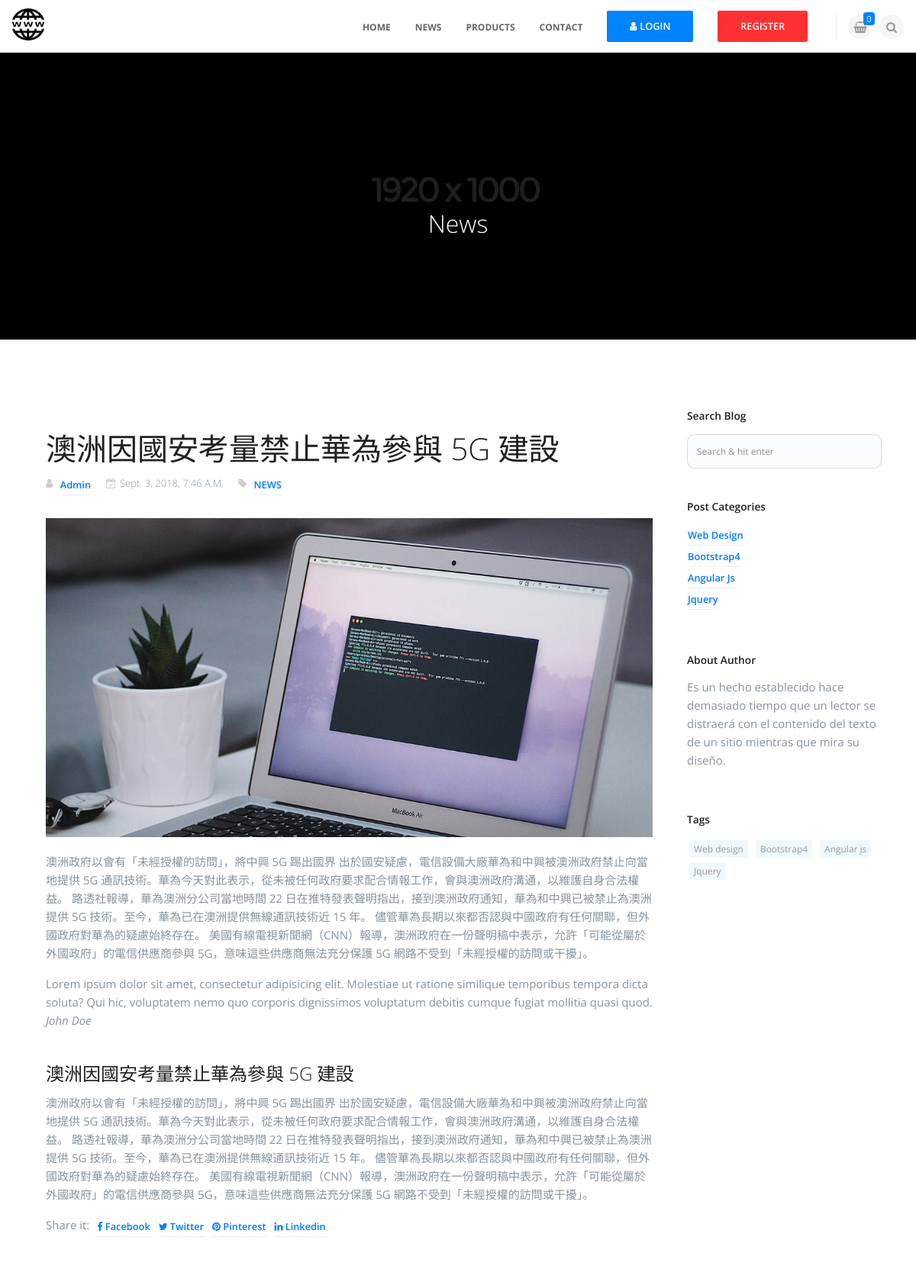
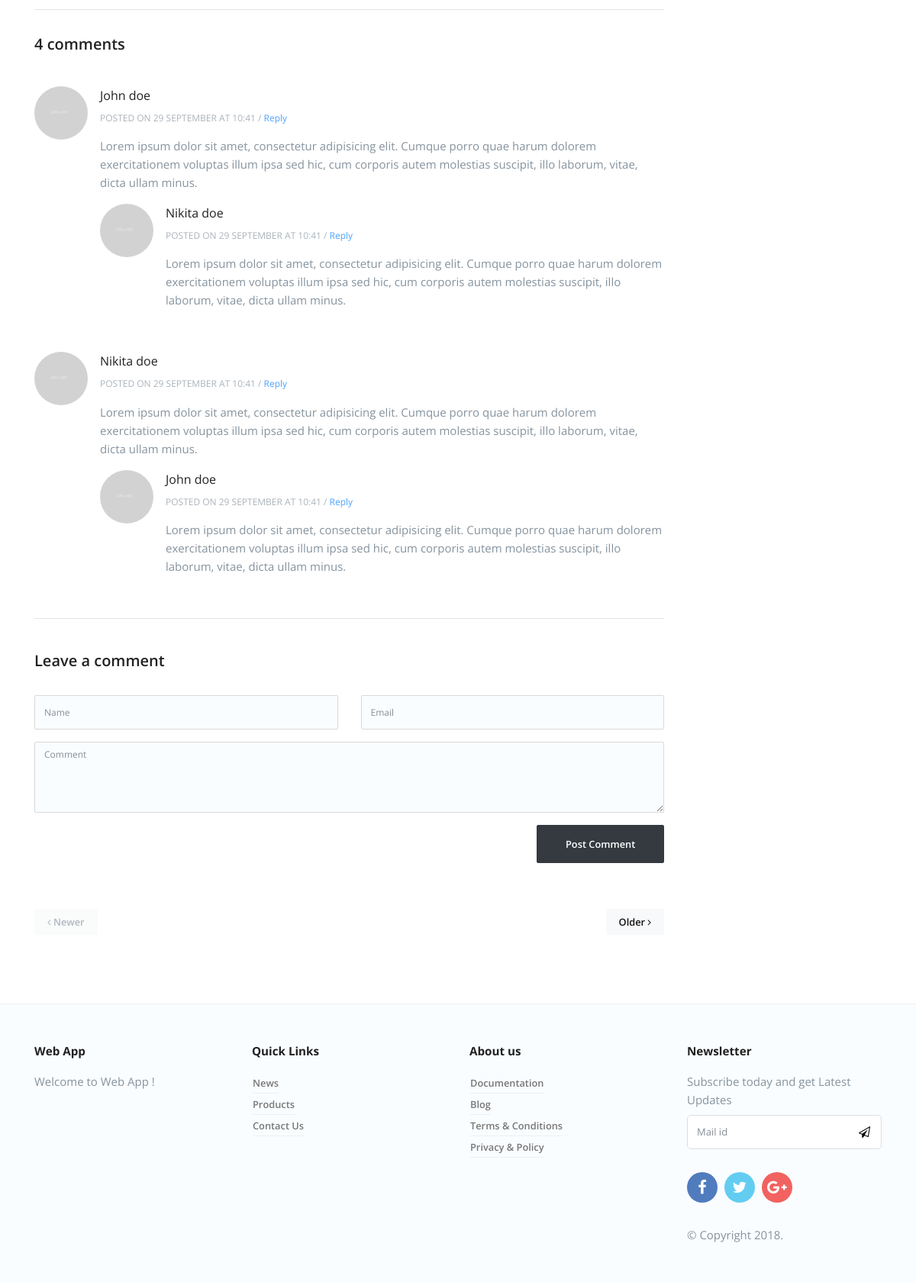
The page /detail/2/ on the database its author committed (2 pictures, top to bottom).
### news/models.py (models this page shows, shortened)
class NewsUnit(models.Model):
    catego = models.CharField(max_length=10, null=False)
    nickname = models.CharField(max_length=20, null=False)
    title = models.CharField(max_length=50, null=False)
    message = models.TextField(null=False)
    pubtime = models.DateTimeField(auto_now=True)
    enabled = models.BooleanField(default=False)
    press = models.IntegerField(default=0)

### news/views.py (the view)
# urls.py: url(r'^detail/(\d+)/$',news_view.detail),
def detail(request, detailid=None):  # 詳細頁面
    unit = news_model.NewsUnit.objects.get(id=detailid)
    category = unit.catego
    title = unit.title
    pubtime = unit.pubtime
    nickname = unit.nickname
    message = unit.message
    unit.press += 1
    unit.save()
    return render(request, "news/detail.html", locals())

### templates/news/detail.html (shortened to what this page needs)
{% extends 'app.html' %}
{% load staticfiles %}
{% block content %}
        <div class="dzsparallaxer auto-init height-is-based-on-content "  data-options='{   direction: "reverse"}'>
            <div class="divimage dzsparallaxer--target " style="width: 101%; height: 130%; background-image: url(images/bg-4.jpg)">
            </div>
            <div class="container pt100 pb70">
                <div class="row pb50">
                    <div class="col-md-8 ml-auto mr-auto wow bounceIn" data-wow-delay=".2s">
                        <h3 class="h1 text-center font300  pt100 text-white">News</h3>
                    </div>
                </div>
            </div>
        </div>
        <div class="container pt90 pb60">
            <div class="row">
                <div class="col-md-9 mb30">
                    <div class="post-full">
                        <div class="blog-meta">
                            <h2>{{title}}</h2>
                            <ul class="list-inline">
                                <li class="list-inline-item"><i class="fa fa-user"></i> <a href="#" class="btn btn-underline">Admin</a></li>
                                <li class="list-inline-item"><i class="fa fa-calendar-check-o"></i>{{pubtime}}</li>
                                <li class="list-inline-item"><i class="fa fa-tag"></i> <a href="#" class="btn btn-underline">{{category}}</a></li>
                            </ul>
                        </div>
                        <div class="post-thumbnail">
                            <img src="{% static "images/blog1.jpg" %}" alt="" class="img-fluid">
                        </div>
                        <div class="post-content">
                            <p>{{message}}</p>
                            <blockquote>Lorem ipsum dolor sit amet, consectetur adipisicing elit. Molestiae ut ratione similique temporibus tempora dicta soluta? Qui hic, voluptatem nemo quo corporis dignissimos voluptatum debitis cumque fugiat mollitia quasi quod.<br><em>John Doe</em></blockquote>
                            <br>
                            <h4>{{title}}</h4>
                            <p>{{message}}</p>
                            <ul class="list-inline share">
                                <li class="list-inline-item">Share it:</li>
                                <li class="list-inline-item"><a class="btn btn-underline" href="javascript:void(0)" data-toggle="tooltip" title="" data-original-title="Facebook"><i class="fa fa-facebook"></i> Facebook</a></li>
                                <li class="list-inline-item"><a class="btn btn-underline" href="javascript:void(0)" data-toggle="tooltip" title="" data-original-title="Twitter"><i class="fa fa-twitter"></i> Twitter</a></li>
                                <li class="list-inline-item"><a class="btn btn-underline" href="javascript:void(0)" data-toggle="tooltip" title="" data-original-title="Pinterest"><i class="fa fa-pinterest"></i> Pinterest</a></li>
                                <li class="list-inline-item"><a class="btn btn-underline" href="javascript:void(0)" data-toggle="tooltip" title="" data-original-title="Linkedin"><i class="fa fa-linkedin"></i> Linkedin</a></li>
                            </ul>
                        </div>
                    </div>
                    <hr class="mb30">
                    <div class="comments">
                        <h4 class="font600 h5 mb40">4 comments</h4>
                        <div class="media">
                            <div class="float-left mr-3">
                                <a href="#">
                                    <img class=" rounded-circle" src="{% static "images/team-1.jpg" %}" width="70" alt="...">
                                </a>
                            </div>
                            <div class="media-body">
                                <h4 class="media-heading">John doe</h4>
                                <span>POSTED ON 29 SEPTEMBER AT 10:41 / <a href="#">Reply</a></span>
                                <p>
                                    Lorem ipsum dolor sit amet, consectetur adipisicing elit. Cumque porro quae harum dolorem exercitationem voluptas illum ipsa sed hic, cum corporis autem molestias suscipit, illo laborum, vitae, dicta ullam minus.
                                </p>
                                <div class="media">
                                    <div class="float-left mr-3">
                                        <a href="#">
                                            <img class=" rounded-circle" src="{% static "images/team-2.jpg" %}" width="70" alt="...">
                                        </a>
                                    </div>
                                    <div class="media-body">
                                        <h4 class="media-heading">Nikita doe</h4>
                                        <span>POSTED ON 29 SEPTEMBER AT 10:41 / <a href="#">Reply</a></span>
                                        <p>
                                            Lorem ipsum dolor sit amet, consectetur adipisicing elit. Cumque porro quae harum dolorem exercitationem voluptas illum ipsa sed hic, cum corporis autem molestias suscipit, illo laborum, vitae, dicta ullam minus.
                                        </p>
                                    </div>
                                </div>
                            </div>
                        </div>
                        <div class="media">
                            <div class="float-left mr-3">
                                <a href="#">
                                    <img class=" rounded-circle" src="{% static "images/team-3.jpg" %}" width="70" alt="...">
                                </a>
                            </div>
                            <div class="media-body">
                                <h4 class="media-heading">Nikita doe</h4>
                                <span>POSTED ON 29 SEPTEMBER AT 10:41 / <a href="#">Reply</a></span>
                                <p>
                                    Lorem ipsum dolor sit amet, consectetur adipisicing elit. Cumque porro quae harum dolorem exercitationem voluptas illum ipsa sed hic, cum corporis autem molestias suscipit, illo laborum, vitae, dicta ullam minus.
                                </p>
                                <div class="media">
                                    <div class="float-left mr-3">
                                        <a href="#">
                                            <img class=" rounded-circle" src="{% static "images/team-4.jpg" %}" width="70" alt="...">
                                        </a>
                                    </div>
                                    <div class="media-body">
                                        <h4 class="media-heading">John doe</h4>
                                        <span>POSTED ON 29 SEPTEMBER AT 10:41 / <a href="#">Reply</a></span>
                                        <p>
                                            Lorem ipsum dolor sit amet, consectetur adipisicing elit. Cumque porro quae harum dolorem exercitationem voluptas illum ipsa sed hic, cum corporis autem molestias suscipit, illo laborum, vitae, dicta ullam minus.
                                        </p>
                                    </div>
                                </div>
                            </div>
                        </div>
                    </div>
                    <hr class="mb40 mt40">
                    <div class="leave-comment">
                        <h4 class="mb30 font600 h5">Leave a comment</h4>
                        <form class="comment-form">
                            <div class="row">
                                <div class="col-sm-6">
                                    <div class="form-group">
                                        <input name="author" type="text" placeholder="Name" class="form-control">
                                    </div>
                                </div>
                                <div class="col-sm-6">
                                    <div class="form-group">
                                        <input name="email" type="text" placeholder="Email" class="form-control">
                                    </div>
                                </div>
                            </div>
                            <div class="form-group">
                                <textarea placeholder="Comment" rows="5" class="form-control"></textarea>
                            </div>
                            <div class=" text-right">
                                <button type="button" class="btn btn-dark btn-xl">Post Comment</button>
                            </div>
                        </form>
                    </div>
                    <nav class="clearfix pt60">
                        <a class="btn btn-light float-right" href="#">Older <i class="fa fa-angle-right"></i></a>
                        <a class="btn btn-light disabled"><i class="fa fa-angle-left"></i> Newer</a>
                    </nav>
                </div>
                <div class="col-md-3">
                    <div class="widget">
                        <h3>Search blog</h3>
                        <form>
                            <input type="text" class="form-control" placeholder="Search &amp; hit enter">
                        </form>
                    </div>
                    <div class="widget">
                        <h3>Post categories</h3>
                        <ul class="list-unstyled">
                            <li><a href="#" class="btn btn-underline">Web design</a></li>
                            <li><a href="#" class="btn btn-underline">Bootstrap4</a></li>
                            <li><a href="#" class="btn btn-underline">Angular js</a></li>
                            <li><a href="#" class="btn btn-underline">Jquery</a></li>
                        </ul>
                    </div>
                    <div class="widget">
                        <h3>About Author</h3>
                        <p>
                            Es un hecho establecido hace demasiado tiempo que un lector se distraerá con el contenido del texto de un sitio mientras que mira su diseño.
                        </p>
                    </div>
                    <div class="widget">
                        <h3>Tags</h3>
                        <ul class="list-inline tag-list">
                            <li><a href="#">Web design</a></li>
                            <li><a href="#">Bootstrap4</a></li>
                            <li><a href="#">Angular js</a></li>
                            <li><a href="#">Jquery</a></li>
                        </ul>
                    </div>
                </div>
            </div>
        </div>
{% endblock %}

### static/css/style.css (style rules this page uses)
html, body { height: 100%; }
body { font-family: "Open Sans", sans-serif; color: #86939e; font-size: 15px; line-height: 1.6; font-weight: 400; }
a { transition: all .3s ease-in-out; -webkit-transition: all .3s ease-in-out; -moz-transition: all .3s ease-in-out; -ms-transition: all .3s ease-in-out; -o-transition: all .3s ease-in-out; }
.font300 { font-weight: 300 !important; }
.font600, .font700 { font-weight: 700 !important; }
h1, h2, h3, h4, h5, h6, .h1, .h2, .h3, .h4, .h5, .h6 { color: #212121; font-weight: 300; font-family: "Open Sans", sans-serif; line-height: 1.5; display: block; }
.mb30 { margin-bottom: 30px !important; }
.mb40 { margin-bottom: 40px !important; }
.pb50 { padding-bottom: 50px !important; }
.pb60 { padding-bottom: 60px !important; }
.pb70 { padding-bottom: 70px !important; }
.pt60 { padding-top: 60px !important; }
.pt90 { padding-top: 90px !important; }
.pt100 { padding-top: 100px !important; }
.text-white { color: #fff !important; }
.font600 { font-weight: 600 !important; }
.form-control, input[type="text"], input[type="email"], input[type="password"], slelect, textarea { background-color: rgba(0, 131, 255, 0.02); border-radius: 10px; min-height: 40px; font-size: 12px; }
.dzsparallaxer h3, .dzsparallaxer .h3.h1 { font-weight: 500; text-transform: capitalize; font-size: 2rem; }
.btn { font-size: .8rem; font-weight: 600; border-radius: 2px; -webkit-border-radius: 2px; transition: all .3s ease-in-out; -webkit-transition: all .3s ease-in-out; cursor: pointer; padding: .5rem 1rem; text-transform: capitalize; }
.btn.btn-xl { padding: 1rem 2.3rem; font-weight: 600; }
.btn.btn-underline { padding: 5px 0; border-bottom: 1px solid #eee; }
.btn-danger, .btn-primary, .btn-success, .btn-dark, .btn-info { color: #fff !important; }
.post-full { padding: 25px 15px; margin-bottom: 30px; }
.post-full .blog-meta { margin-bottom: 30px; }
.post-full .blog-meta h2 { margin-bottom: 5px; font-size: 40px; line-height: 55px; }
.post-full .blog-meta ul li { text-transform: capitalize; font-size: 13px; font-weight: 300; padding-right: 10px; }
.post-full .blog-meta ul li i { color: #ccc; margin-right: 5px; }
.post-full .post-content { padding-top: 20px; }
.comments .media { margin-bottom: 20px; }
.comments .media-body h4 { font-size: 1rem; font-weight: 400; }
.comments .media-body span { font-size: 12px; opacity: .7; display: block; margin-bottom: 15px; }
.leave-comment .form-control { border-radius: 2px; min-height: 45px; }
.widget { padding-bottom: 40px; }
.widget h3 { font-size: .86rem; margin-bottom: .8rem; font-weight: 600; text-transform: capitalize; }
.widget .form-control { font-size: 12px; min-height: 45px; }
.tag-list > li { display: inline-block; }
.tag-list > li > a { display: block; padding: 2px 6px; background-color: rgba(0, 131, 255, 0.06); border-radius: 2px; margin: 3px; font-size: 12px; color: #999; }

### rows shown on the page
NewsUnit: title "澳洲因國安考量禁止華為參與 5G 建設", pubtime "Sept. 3, 2018, 7:46 A.m.", catego "NEWS", message "澳洲政府以會有「未經授權的訪問」，將中興 5G 踢出國界 出於國安疑慮，電信設備大廠華為和中興被澳洲政府禁止向當地提供 5G 通訊技術。華為今天對此表示，從未被任何政府要求配合情報工作，會與澳洲政府溝通，以維護自身合法權益。 路透社報導，華為澳洲分公司當地時間 22 日在推特發表聲明指出，接到澳洲政府通知，華為和中興已被禁止為澳洲提供 5G 技術。至今，華為已在澳洲提供無線通訊技術近 15 年。 儘管華為長期以來都否認與中國政府有任何關聯，但外國政府對華為的疑慮始終存在。 美國有線電視新聞網（CNN）報導，澳洲政府在一份聲明稿中表示，允許「可能從屬於外國政府」的電信供應商參與 5G，意味這些供應商無法充分保護 5G 網路不受到「未經授權的訪問或干擾」。"
